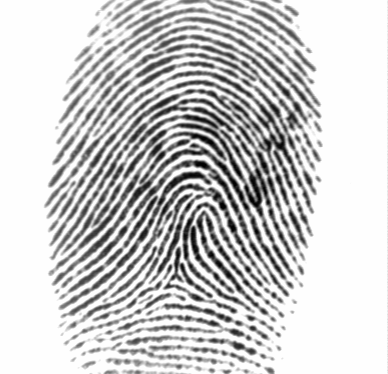
%> input picture previous_code/data/img/1_1.tif, 388 x 374 px
$ octave --eval "result = Front(imread('data/img/1_1.tif'));"   (GNU Octave 9; MATLAB toolbox functions it lacks are replaced by stand-ins)
%> lines starting %> are read from the running program, lines starting %| are printed output that depends on the picture; in (x1, y1, x2, y2) boxes, pixels count from 0 and x2, y2 are one past the last pixel; in counts of white or black regions, pixels touching at a corner belong together; the program's own positions count from 1
function [front_mask, front_binary] = Front(input_image)
    % 输入：double图像
    % 输出：front_mask以0为底（黑底，前景为1），front_binary以1为底（白底）

    [mask1, mask2] = FindFingerprint(input_image, 32, 8);
    I = im2double(input_image) .* 255 .* mask1;

    % 区域直方图均衡
    % mex CLocalHistEq.c
    % I = imresize(CLocalHistEq(I), size(I));

    I = uint8(mask2 .* 255 + I);

    % 高斯平滑
    % I = imgaussfilt(I, 0.5);

    binary_image = imbinarize(I, 0.7);

    front_mask = mask1;
    front_binary = ~binary_image;
end

function [output_image1, output_image2] = FindFingerprint(input_image, WINDOW_SIZE, STEP)
%> called with WINDOW_SIZE = 32, STEP = 8

    source = im2double(input_image);            % 预处理
    [I_X, I_Y] = size(source);                  % 得到尺寸大小
%> I_X = 374; I_Y = 388

    max_val = zeros(int16((I_X - WINDOW_SIZE) / STEP), int16((I_Y - WINDOW_SIZE) / STEP));
    max_row = zeros(int16((I_X - WINDOW_SIZE) / STEP), int16((I_Y - WINDOW_SIZE) / STEP));
    max_col = zeros(int16((I_X - WINDOW_SIZE) / STEP), int16((I_Y - WINDOW_SIZE) / STEP));

    for i = 1 : int16((I_X - WINDOW_SIZE) / STEP)
        for j = 1 : int16((I_Y - WINDOW_SIZE) / STEP)

            % 截取window
            beginx = 1 + (i - 1) * STEP;
            beginy = 1 + (j - 1) * STEP;
            window = source(beginx : beginx + WINDOW_SIZE, beginy : beginy + WINDOW_SIZE);

            % 处理频谱
            fft_window = fftshift(fft2(window));                % 频谱
            abs_fft_window = abs(fft_window);                   % 幅度谱
            [freqmap_x, freqmap_y] = size(abs_fft_window);      % 幅度谱尺寸
            freq_midx = int16(freqmap_x / 2);
            freq_midy = int16(freqmap_y / 2);
            abs_fft_window(freq_midx, freq_midy) = 0;           % 幅度谱直流分量置为0

            % 计算幅度、频率、角度
            [max_val(i, j), max_idx] = max(abs_fft_window(:));                    % 最大幅度值
            [max_row(i, j), max_col(i, j)] = ind2sub(size(abs_fft_window), max_idx);    % 最大幅度位置，代表了最大频率

        end
    end
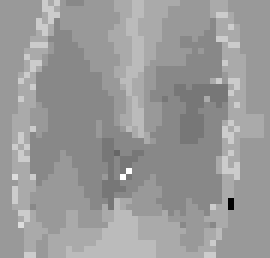
%> max_col: size 43x45 double (shown 6 times larger); min 6, max 21, mean 15.1; drawn with min black and max white
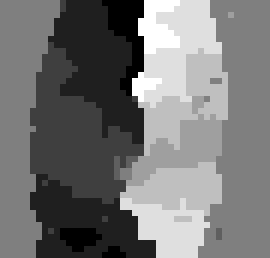
%> max_row: size 43x45 double (shown 6 times larger); min 13, max 21, mean 16.7; drawn with min black and max white
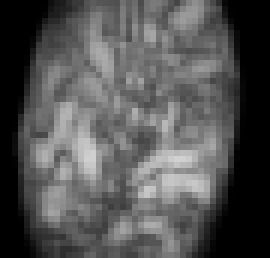
%> max_val: size 43x45 double (shown 6 times larger); min 3.04e-14, max 209.2, mean 83.4

    % % 方向图（法线向）
    % kx = (max_row - double(freq_midx));
    % ky = (max_col - double(freq_midy));
    % direction_map = atan2(ky, kx);

    % 频率图
    d = sqrt((max_row - 17) .^ 2 + (max_col - 17 ) .^ 2);
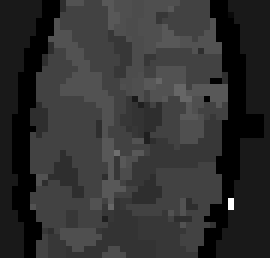
%> d: size 43x45 double (shown 6 times larger); min 1, max 11, mean 2.94; drawn with min black and max white
    frequency_map = 2 .* d;

    % 条件控制，前景mask
    condition1 = 30 < max_val;
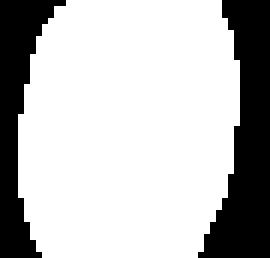
%> condition1: size 43x45 logical (shown 6 times larger); 74% white; 2 black regions, box (x1, y1, x2, y2) and area: (33, 0, 45, 43) 298, (0, 0, 11, 43) 206
    condition2 = 5 < frequency_map;
%> condition2: size 43x45 logical; 66% white; 7 black regions (5 under 20 px), largest, box (x1, y1, x2, y2) and area: (33, 0, 45, 43) 372, (0, 0, 10, 43) 278

    partition_map = double(condition1 & condition2);
%> partition_map: size 43x45 double; values 0 (black) and 1 (white), 65.7% white; 7 black regions (5 under 20 px), largest, box (x1, y1, x2, y2) and area: (33, 0, 45, 43) 375, (0, 0, 11, 43) 280
    output_image1 = imresize(partition_map, [I_X, I_Y], "nearest");
%> output_image1: size 374x388 double; values 0 (black) and 1 (white), 65.7% white; 7 black regions, largest, box (x1, y1, x2, y2) and area: (285, 0, 388, 374) 28097, (0, 0, 95, 374) 21002, (207, 191, 216, 209) 162
    output_image1 = imfill(output_image1);                              % 空的地方要补起来
%> output_image1: size 374x388 double; values 0 (black) and 1 (white), 66.2% white; 2 black regions, box (x1, y1, x2, y2) and area: (285, 0, 388, 374) 28097, (0, 0, 95, 374) 21002
    output_image2 = ones(I_X, I_Y) - output_image1;
end
%> in Front, `I = im2double(input_image) .* 255 .* mask1;`:
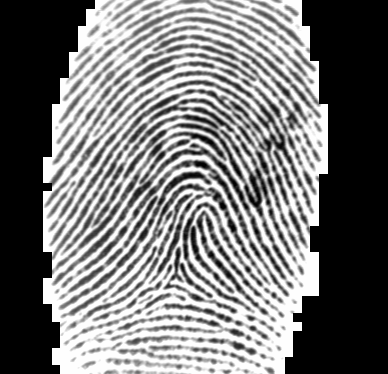
%> I: size 374x388 double; min 0, max 254, mean 118.3
%> in Front, `binary_image = imbinarize(I, 0.7);`:
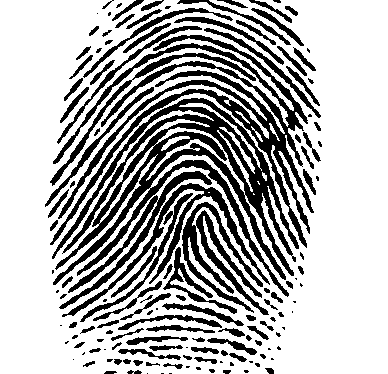
%> binary_image: size 374x388 logical; 70.5% white; 144 black regions (48 under 20 px), largest, box (x1, y1, x2, y2) and area: (52, 98, 299, 297) 11977, (50, 35, 314, 248) 8989, (182, 202, 269, 315) 2908

$ run again, on previous_code/data/img/1_2.tif
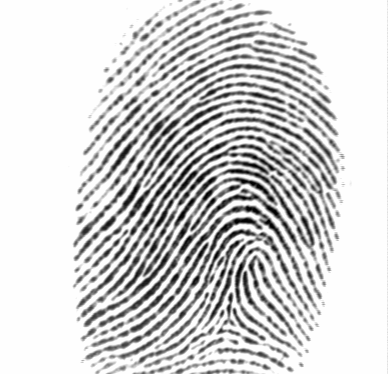
%> input picture previous_code/data/img/1_2.tif, 388 x 374 px
%> in FindFingerprint, `condition1 = 30 < max_val;`:
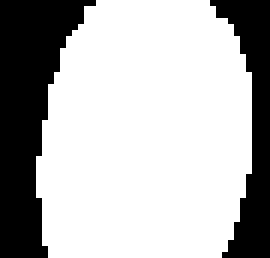
%> condition1: size 43x45 logical (shown 6 times larger); 70.6% white; 2 black regions, box (x1, y1, x2, y2) and area: (0, 0, 16, 43) 367, (35, 0, 45, 43) 201
%> condition2: size 43x45 logical; 64.6% white; 4 black regions (2 under 20 px), largest, box (x1, y1, x2, y2) and area: (0, 0, 18, 43) 419, (34, 0, 45, 43) 264
%> partition_map: size 43x45 double; values 0 (black) and 1 (white), 64.2% white; 4 black regions (2 under 20 px), largest, box (x1, y1, x2, y2) and area: (0, 0, 18, 43) 422, (34, 0, 45, 43) 268
%> output_image2: size 374x388 double; values 0 (black) and 1 (white), 35.7% white; 3 white regions, box (x1, y1, x2, y2) and area: (0, 0, 155, 374) 31673, (293, 0, 388, 374) 20075, (207, 365, 216, 374) 81
%> in Front, `binary_image = imbinarize(I, 0.7);`:
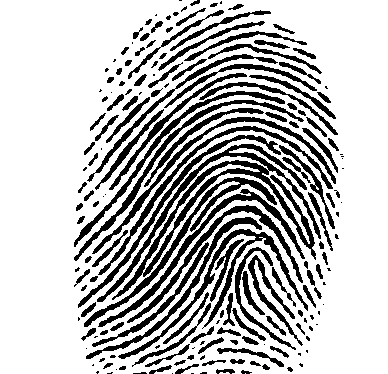
%> binary_image: size 374x388 logical; 74.7% white; 185 black regions (59 under 20 px), largest, box (x1, y1, x2, y2) and area: (97, 144, 321, 302) 4653, (118, 229, 308, 359) 1823, (84, 177, 277, 327) 1678

$ run again, on previous_code/data/img/2_2.tif
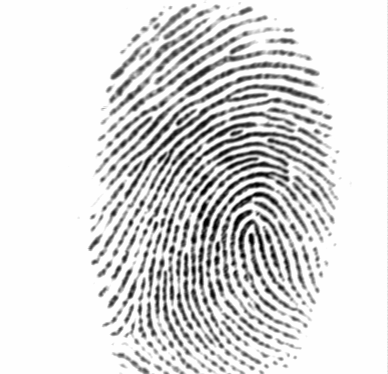
%> input picture previous_code/data/img/2_2.tif, 388 x 374 px
%> condition1: size 43x45 logical; 64.1% white; 2 black regions, box (x1, y1, x2, y2) and area: (0, 0, 16, 43) 451, (33, 0, 45, 43) 243
%> condition2: size 43x45 logical; 58.4% white; 6 black regions (4 under 20 px), largest, box (x1, y1, x2, y2) and area: (0, 0, 19, 43) 498, (34, 0, 45, 43) 283
%> partition_map: size 43x45 double; values 0 (black) and 1 (white), 57.3% white; 6 black regions (4 under 20 px), largest, box (x1, y1, x2, y2) and area: (0, 0, 19, 43) 514, (33, 0, 45, 43) 290
%> output_image2: size 374x388 double; values 0 (black) and 1 (white), 41.6% white; 3 white regions, box (x1, y1, x2, y2) and area: (0, 0, 164, 374) 38515, (285, 0, 388, 374) 21714, (224, 0, 233, 17) 153
%> in Front, `binary_image = imbinarize(I, 0.7);`:
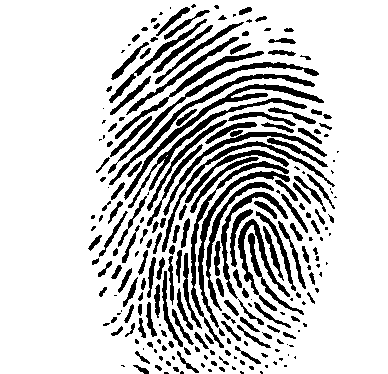
%> binary_image: size 374x388 logical; 79.7% white; 242 black regions (86 under 20 px), largest, box (x1, y1, x2, y2) and area: (124, 84, 324, 200) 1406, (108, 62, 319, 174) 1137, (109, 74, 315, 185) 1137
